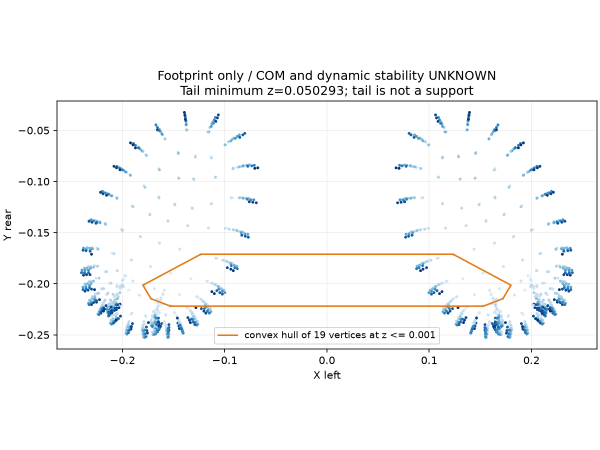
#> input picture docs/production/pino/evidence/geometry-c-v001/support-footprint.png, 1200 x 900 px (shown at 1/2 size)
$ python -i report-pino-c-geometry.py   (imports and definitions only)
#> lines starting #> are read from the running program, lines starting #| are printed output that depends on the picture
"""Assemble Pino C measurements/figures without modifying model assets."""
import json,hashlib,sys
from pathlib import Path
from collections import defaultdict,Counter
import numpy as np
import matplotlib
# [1 line not run here, left out]
import matplotlib.pyplot as plt
from matplotlib.collections import LineCollection
from PIL import Image,ImageDraw,ImageFont

ROOT=Path(__file__).resolve().parents[2];OUT=ROOT/'docs/production/pino/evidence/geometry-c-v001';ASSET=ROOT/'assets/grimo/production/pino/candidate-c';RENDERS=OUT/'renders'
# [1 line that did not run here, left out]
def js(name,d):(OUT/name).write_text(json.dumps(d,ensure_ascii=False,indent=2,allow_nan=False)+'\n',encoding='utf-8')
def read(name):return json.loads((OUT/name).read_text(encoding='utf-8'))
sha=lambda p:hashlib.sha256(p.read_bytes()).hexdigest()
COLORS={'body':'#8a949d','tail-A':'#007ea8','tail-B':'#e47a14','tail-inner':'#ad388a'}

# [56 lines left out: functions tail_shells, section, figures, not called in this run]

FONT=ImageFont.truetype('C:/Windows/Fonts/arial.ttf',20)
def tile(path,size=(340,340)):
#> called with size = (340, 340)
    im=Image.open(path).convert('RGBA');bg=Image.new('RGBA',im.size,'#eef0f3');bg.alpha_composite(im);return bg.convert('RGB').resize(size)
#> in tile, im is the input picture: PIL image 1200x900 RGBA; mean R, G, B, A 248, 248.5, 248.9, 255
#> after `bg = Image.new('RGBA', im.size, '#eef0f3')`:
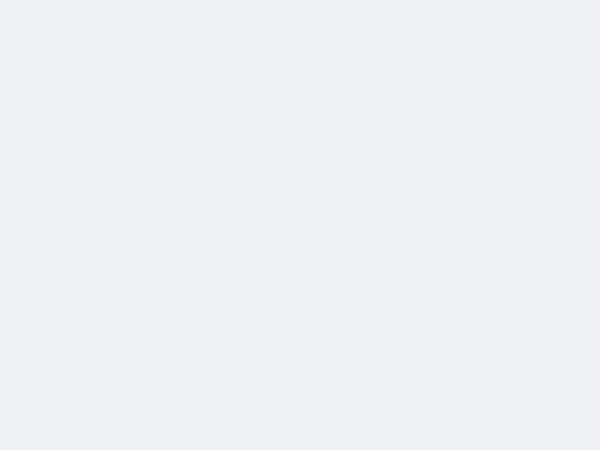
#> bg: PIL image 1200x900 RGBA (shown at 1/2 size); mean R, G, B, A 238, 240, 243, 255
#> after `return bg.convert('RGB').resize(size)`:
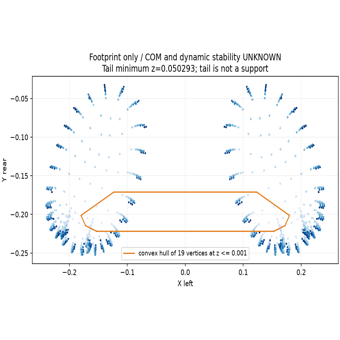
#> returned value: PIL image 340x340 RGB; mean R, G, B 247.7, 248.3, 248.7
# [58 lines left out: functions board, compare, manifest, originals, exported, not called in this run]

# [6 lines not run here, left out]

>>> result = tile('../../docs/production/pino/evidence/geometry-c-v001/support-footprint.png')
